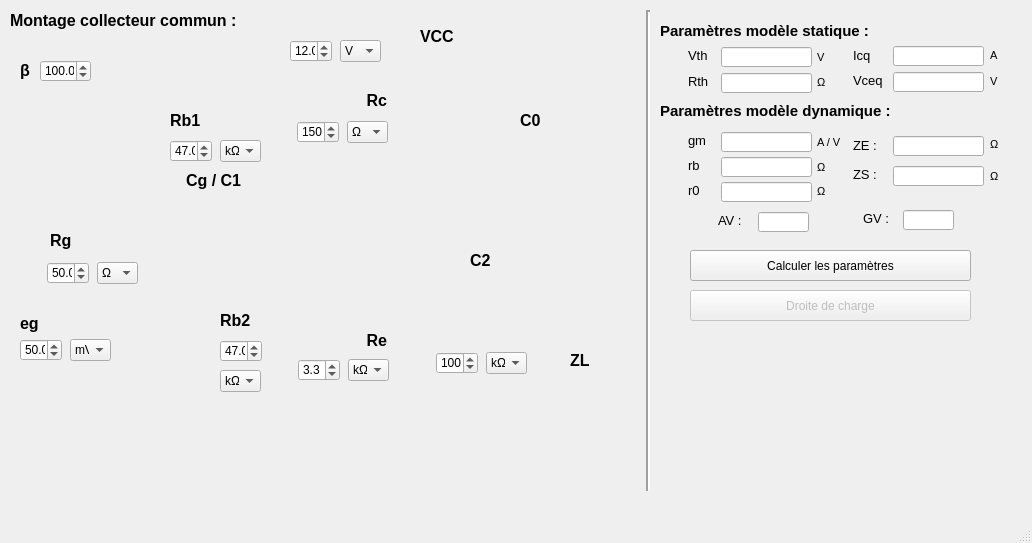
<?xml version="1.0" encoding="UTF-8"?>
<ui version="4.0">
 <class>MainWindow</class>
 <widget class="QMainWindow" name="MainWindow">
  <property name="geometry">
   <rect>
    <x>0</x>
    <y>0</y>
    <width>1032</width>
    <height>543</height>
   </rect>
  </property>
  <property name="windowTitle">
   <string>Calculus transistor - collecteur commun</string>
  </property>
  <widget class="QWidget" name="centralwidget">
   <widget class="QDoubleSpinBox" name="Rb1_V">
    <property name="geometry">
     <rect>
      <x>170</x>
      <y>140</y>
      <width>42</width>
      <height>22</height>
     </rect>
    </property>
    <property name="decimals">
     <number>1</number>
    </property>
    <property name="minimum">
     <double>0.100000000000000</double>
    </property>
    <property name="maximum">
     <double>1000.000000000000000</double>
    </property>
    <property name="singleStep">
     <double>0.100000000000000</double>
    </property>
    <property name="value">
     <double>47.000000000000000</double>
    </property>
   </widget>
   <widget class="QComboBox" name="Rb1_E">
    <property name="geometry">
     <rect>
      <x>220</x>
      <y>140</y>
      <width>41</width>
      <height>22</height>
     </rect>
    </property>
    <property name="currentIndex">
     <number>3</number>
    </property>
    <item>
     <property name="text">
      <string>µΩ</string>
     </property>
    </item>
    <item>
     <property name="text">
      <string>mΩ</string>
     </property>
    </item>
    <item>
     <property name="text">
      <string>Ω</string>
     </property>
    </item>
    <item>
     <property name="text">
      <string>kΩ</string>
     </property>
    </item>
    <item>
     <property name="text">
      <string>MΩ</string>
     </property>
    </item>
    <item>
     <property name="text">
      <string>GΩ</string>
     </property>
    </item>
   </widget>
   <widget class="QDoubleSpinBox" name="Rb2_V">
    <property name="geometry">
     <rect>
      <x>220</x>
      <y>340</y>
      <width>42</width>
      <height>22</height>
     </rect>
    </property>
    <property name="decimals">
     <number>1</number>
    </property>
    <property name="minimum">
     <double>0.100000000000000</double>
    </property>
    <property name="maximum">
     <double>1000.000000000000000</double>
    </property>
    <property name="singleStep">
     <double>0.100000000000000</double>
    </property>
    <property name="value">
     <double>47.000000000000000</double>
    </property>
   </widget>
   <widget class="QComboBox" name="Rb2_E">
    <property name="geometry">
     <rect>
      <x>220</x>
      <y>370</y>
      <width>41</width>
      <height>22</height>
     </rect>
    </property>
    <property name="currentIndex">
     <number>3</number>
    </property>
    <item>
     <property name="text">
      <string>µΩ</string>
     </property>
    </item>
    <item>
     <property name="text">
      <string>mΩ</string>
     </property>
    </item>
    <item>
     <property name="text">
      <string>Ω</string>
     </property>
    </item>
    <item>
     <property name="text">
      <string>kΩ</string>
     </property>
    </item>
    <item>
     <property name="text">
      <string>MΩ</string>
     </property>
    </item>
    <item>
     <property name="text">
      <string>GΩ</string>
     </property>
    </item>
   </widget>
   <widget class="QDoubleSpinBox" name="Re_V">
    <property name="geometry">
     <rect>
      <x>298</x>
      <y>359</y>
      <width>42</width>
      <height>22</height>
     </rect>
    </property>
    <property name="decimals">
     <number>1</number>
    </property>
    <property name="minimum">
     <double>0.100000000000000</double>
    </property>
    <property name="maximum">
     <double>1000.000000000000000</double>
    </property>
    <property name="singleStep">
     <double>0.100000000000000</double>
    </property>
    <property name="value">
     <double>3.300000000000000</double>
    </property>
   </widget>
   <widget class="QComboBox" name="Re_E">
    <property name="geometry">
     <rect>
      <x>348</x>
      <y>359</y>
      <width>41</width>
      <height>22</height>
     </rect>
    </property>
    <property name="currentIndex">
     <number>3</number>
    </property>
    <item>
     <property name="text">
      <string>µΩ</string>
     </property>
    </item>
    <item>
     <property name="text">
      <string>mΩ</string>
     </property>
    </item>
    <item>
     <property name="text">
      <string>Ω</string>
     </property>
    </item>
    <item>
     <property name="text">
      <string>kΩ</string>
     </property>
    </item>
    <item>
     <property name="text">
      <string>MΩ</string>
     </property>
    </item>
    <item>
     <property name="text">
      <string>GΩ</string>
     </property>
    </item>
   </widget>
   <widget class="QDoubleSpinBox" name="Rc_V">
    <property name="geometry">
     <rect>
      <x>297</x>
      <y>121</y>
      <width>42</width>
      <height>22</height>
     </rect>
    </property>
    <property name="decimals">
     <number>1</number>
    </property>
    <property name="minimum">
     <double>0.000000000000000</double>
    </property>
    <property name="maximum">
     <double>1000.000000000000000</double>
    </property>
    <property name="singleStep">
     <double>0.100000000000000</double>
    </property>
    <property name="value">
     <double>150.000000000000000</double>
    </property>
   </widget>
   <widget class="QComboBox" name="Rc_E">
    <property name="geometry">
     <rect>
      <x>347</x>
      <y>121</y>
      <width>41</width>
      <height>22</height>
     </rect>
    </property>
    <property name="currentIndex">
     <number>2</number>
    </property>
    <item>
     <property name="text">
      <string>µΩ</string>
     </property>
    </item>
    <item>
     <property name="text">
      <string>mΩ</string>
     </property>
    </item>
    <item>
     <property name="text">
      <string>Ω</string>
     </property>
    </item>
    <item>
     <property name="text">
      <string>kΩ</string>
     </property>
    </item>
    <item>
     <property name="text">
      <string>MΩ</string>
     </property>
    </item>
    <item>
     <property name="text">
      <string>GΩ</string>
     </property>
    </item>
   </widget>
   <widget class="QDoubleSpinBox" name="ZL_V">
    <property name="geometry">
     <rect>
      <x>436</x>
      <y>352</y>
      <width>42</width>
      <height>22</height>
     </rect>
    </property>
    <property name="decimals">
     <number>1</number>
    </property>
    <property name="minimum">
     <double>0.100000000000000</double>
    </property>
    <property name="maximum">
     <double>1000.000000000000000</double>
    </property>
    <property name="singleStep">
     <double>0.100000000000000</double>
    </property>
    <property name="value">
     <double>100.000000000000000</double>
    </property>
   </widget>
   <widget class="QComboBox" name="ZL_E">
    <property name="geometry">
     <rect>
      <x>486</x>
      <y>352</y>
      <width>41</width>
      <height>22</height>
     </rect>
    </property>
    <property name="currentIndex">
     <number>3</number>
    </property>
    <item>
     <property name="text">
      <string>µΩ</string>
     </property>
    </item>
    <item>
     <property name="text">
      <string>mΩ</string>
     </property>
    </item>
    <item>
     <property name="text">
      <string>Ω</string>
     </property>
    </item>
    <item>
     <property name="text">
      <string>kΩ</string>
     </property>
    </item>
    <item>
     <property name="text">
      <string>MΩ</string>
     </property>
    </item>
    <item>
     <property name="text">
      <string>GΩ</string>
     </property>
    </item>
   </widget>
   <widget class="QDoubleSpinBox" name="Rg_V">
    <property name="geometry">
     <rect>
      <x>47</x>
      <y>262</y>
      <width>42</width>
      <height>22</height>
     </rect>
    </property>
    <property name="decimals">
     <number>1</number>
    </property>
    <property name="minimum">
     <double>0.100000000000000</double>
    </property>
    <property name="maximum">
     <double>1000.000000000000000</double>
    </property>
    <property name="singleStep">
     <double>0.100000000000000</double>
    </property>
    <property name="value">
     <double>50.000000000000000</double>
    </property>
   </widget>
   <widget class="QComboBox" name="Rg_E">
    <property name="geometry">
     <rect>
      <x>97</x>
      <y>262</y>
      <width>41</width>
      <height>22</height>
     </rect>
    </property>
    <property name="currentIndex">
     <number>2</number>
    </property>
    <item>
     <property name="text">
      <string>µΩ</string>
     </property>
    </item>
    <item>
     <property name="text">
      <string>mΩ</string>
     </property>
    </item>
    <item>
     <property name="text">
      <string>Ω</string>
     </property>
    </item>
    <item>
     <property name="text">
      <string>kΩ</string>
     </property>
    </item>
    <item>
     <property name="text">
      <string>MΩ</string>
     </property>
    </item>
    <item>
     <property name="text">
      <string>GΩ</string>
     </property>
    </item>
   </widget>
   <widget class="QComboBox" name="eg_E">
    <property name="geometry">
     <rect>
      <x>70</x>
      <y>339</y>
      <width>41</width>
      <height>22</height>
     </rect>
    </property>
    <property name="editable">
     <bool>false</bool>
    </property>
    <property name="currentIndex">
     <number>0</number>
    </property>
    <item>
     <property name="text">
      <string>mV</string>
     </property>
    </item>
    <item>
     <property name="text">
      <string>V</string>
     </property>
    </item>
   </widget>
   <widget class="QDoubleSpinBox" name="eg_V">
    <property name="geometry">
     <rect>
      <x>20</x>
      <y>339</y>
      <width>42</width>
      <height>22</height>
     </rect>
    </property>
    <property name="decimals">
     <number>1</number>
    </property>
    <property name="minimum">
     <double>0.100000000000000</double>
    </property>
    <property name="maximum">
     <double>1000.000000000000000</double>
    </property>
    <property name="singleStep">
     <double>0.100000000000000</double>
    </property>
    <property name="value">
     <double>50.000000000000000</double>
    </property>
   </widget>
   <widget class="QComboBox" name="Vcc_E">
    <property name="geometry">
     <rect>
      <x>340</x>
      <y>40</y>
      <width>41</width>
      <height>22</height>
     </rect>
    </property>
    <property name="currentIndex">
     <number>1</number>
    </property>
    <item>
     <property name="text">
      <string>mV</string>
     </property>
    </item>
    <item>
     <property name="text">
      <string>V</string>
     </property>
    </item>
   </widget>
   <widget class="QDoubleSpinBox" name="Vcc_V">
    <property name="geometry">
     <rect>
      <x>290</x>
      <y>40</y>
      <width>42</width>
      <height>22</height>
     </rect>
    </property>
    <property name="decimals">
     <number>1</number>
    </property>
    <property name="minimum">
     <double>0.100000000000000</double>
    </property>
    <property name="maximum">
     <double>1000.000000000000000</double>
    </property>
    <property name="singleStep">
     <double>0.100000000000000</double>
    </property>
    <property name="value">
     <double>12.000000000000000</double>
    </property>
   </widget>
   <widget class="QLabel" name="label">
    <property name="geometry">
     <rect>
      <x>120</x>
      <y>13</y>
      <width>513</width>
      <height>492</height>
     </rect>
    </property>
    <property name="text">
     <string/>
    </property>
    <property name="pixmap">
     <pixmap>../images/CC_amplifier.gif</pixmap>
    </property>
   </widget>
   <widget class="QLabel" name="label_2">
    <property name="geometry">
     <rect>
      <x>420</x>
      <y>30</y>
      <width>47</width>
      <height>13</height>
     </rect>
    </property>
    <property name="font">
     <font>
      <family>Arial</family>
      <pointsize>12</pointsize>
      <weight>75</weight>
      <bold>true</bold>
     </font>
    </property>
    <property name="text">
     <string>VCC</string>
    </property>
   </widget>
   <widget class="QLabel" name="label_3">
    <property name="geometry">
     <rect>
      <x>20</x>
      <y>313</y>
      <width>47</width>
      <height>20</height>
     </rect>
    </property>
    <property name="font">
     <font>
      <family>Arial</family>
      <pointsize>12</pointsize>
      <weight>75</weight>
      <bold>true</bold>
     </font>
    </property>
    <property name="text">
     <string>eg</string>
    </property>
   </widget>
   <widget class="QLabel" name="label_4">
    <property name="geometry">
     <rect>
      <x>186</x>
      <y>170</y>
      <width>61</width>
      <height>21</height>
     </rect>
    </property>
    <property name="font">
     <font>
      <family>Arial</family>
      <pointsize>12</pointsize>
      <weight>75</weight>
      <bold>true</bold>
     </font>
    </property>
    <property name="text">
     <string>Cg / C1</string>
    </property>
   </widget>
   <widget class="QLabel" name="label_5">
    <property name="geometry">
     <rect>
      <x>170</x>
      <y>110</y>
      <width>47</width>
      <height>21</height>
     </rect>
    </property>
    <property name="font">
     <font>
      <family>Arial</family>
      <pointsize>12</pointsize>
      <weight>75</weight>
      <bold>true</bold>
     </font>
    </property>
    <property name="text">
     <string>Rb1</string>
    </property>
   </widget>
   <widget class="QLabel" name="label_6">
    <property name="geometry">
     <rect>
      <x>220</x>
      <y>310</y>
      <width>47</width>
      <height>21</height>
     </rect>
    </property>
    <property name="font">
     <font>
      <family>Arial</family>
      <pointsize>12</pointsize>
      <weight>75</weight>
      <bold>true</bold>
     </font>
    </property>
    <property name="text">
     <string>Rb2</string>
    </property>
   </widget>
   <widget class="QLabel" name="label_7">
    <property name="geometry">
     <rect>
      <x>340</x>
      <y>330</y>
      <width>47</width>
      <height>21</height>
     </rect>
    </property>
    <property name="font">
     <font>
      <family>Arial</family>
      <pointsize>12</pointsize>
      <weight>75</weight>
      <bold>true</bold>
     </font>
    </property>
    <property name="text">
     <string>Re</string>
    </property>
    <property name="alignment">
     <set>Qt::AlignRight|Qt::AlignTrailing|Qt::AlignVCenter</set>
    </property>
   </widget>
   <widget class="QLabel" name="label_8">
    <property name="geometry">
     <rect>
      <x>340</x>
      <y>90</y>
      <width>47</width>
      <height>21</height>
     </rect>
    </property>
    <property name="font">
     <font>
      <family>Arial</family>
      <pointsize>12</pointsize>
      <weight>75</weight>
      <bold>true</bold>
     </font>
    </property>
    <property name="text">
     <string>Rc</string>
    </property>
    <property name="alignment">
     <set>Qt::AlignRight|Qt::AlignTrailing|Qt::AlignVCenter</set>
    </property>
   </widget>
   <widget class="QLabel" name="label_9">
    <property name="geometry">
     <rect>
      <x>50</x>
      <y>230</y>
      <width>47</width>
      <height>21</height>
     </rect>
    </property>
    <property name="font">
     <font>
      <family>Arial</family>
      <pointsize>12</pointsize>
      <weight>75</weight>
      <bold>true</bold>
     </font>
    </property>
    <property name="text">
     <string>Rg</string>
    </property>
   </widget>
   <widget class="QLabel" name="label_10">
    <property name="geometry">
     <rect>
      <x>520</x>
      <y>110</y>
      <width>47</width>
      <height>21</height>
     </rect>
    </property>
    <property name="font">
     <font>
      <family>Arial</family>
      <pointsize>12</pointsize>
      <weight>75</weight>
      <bold>true</bold>
     </font>
    </property>
    <property name="text">
     <string>C0</string>
    </property>
   </widget>
   <widget class="QLabel" name="label_11">
    <property name="geometry">
     <rect>
      <x>470</x>
      <y>250</y>
      <width>47</width>
      <height>21</height>
     </rect>
    </property>
    <property name="font">
     <font>
      <family>Arial</family>
      <pointsize>12</pointsize>
      <weight>75</weight>
      <bold>true</bold>
     </font>
    </property>
    <property name="text">
     <string>C2</string>
    </property>
   </widget>
   <widget class="QLabel" name="label_12">
    <property name="geometry">
     <rect>
      <x>570</x>
      <y>350</y>
      <width>47</width>
      <height>21</height>
     </rect>
    </property>
    <property name="font">
     <font>
      <family>Arial</family>
      <pointsize>12</pointsize>
      <weight>75</weight>
      <bold>true</bold>
     </font>
    </property>
    <property name="text">
     <string>ZL</string>
    </property>
   </widget>
   <widget class="Line" name="line">
    <property name="geometry">
     <rect>
      <x>640</x>
      <y>10</y>
      <width>16</width>
      <height>481</height>
     </rect>
    </property>
    <property name="lineWidth">
     <number>2</number>
    </property>
    <property name="orientation">
     <enum>Qt::Vertical</enum>
    </property>
   </widget>
   <widget class="QLabel" name="label_13">
    <property name="geometry">
     <rect>
      <x>10</x>
      <y>10</y>
      <width>231</width>
      <height>21</height>
     </rect>
    </property>
    <property name="font">
     <font>
      <family>Arial</family>
      <pointsize>12</pointsize>
      <weight>75</weight>
      <bold>true</bold>
     </font>
    </property>
    <property name="text">
     <string>Montage collecteur commun :</string>
    </property>
   </widget>
   <widget class="QLabel" name="label_14">
    <property name="geometry">
     <rect>
      <x>660</x>
      <y>20</y>
      <width>231</width>
      <height>21</height>
     </rect>
    </property>
    <property name="font">
     <font>
      <family>Arial</family>
      <pointsize>11</pointsize>
      <weight>75</weight>
      <bold>true</bold>
     </font>
    </property>
    <property name="text">
     <string>Paramètres modèle statique :</string>
    </property>
   </widget>
   <widget class="QLabel" name="label_15">
    <property name="geometry">
     <rect>
      <x>660</x>
      <y>100</y>
      <width>251</width>
      <height>21</height>
     </rect>
    </property>
    <property name="font">
     <font>
      <family>Arial</family>
      <pointsize>11</pointsize>
      <weight>75</weight>
      <bold>true</bold>
     </font>
    </property>
    <property name="text">
     <string>Paramètres modèle dynamique :</string>
    </property>
   </widget>
   <widget class="QLabel" name="label_16">
    <property name="geometry">
     <rect>
      <x>688</x>
      <y>45</y>
      <width>21</width>
      <height>21</height>
     </rect>
    </property>
    <property name="font">
     <font>
      <family>Arial</family>
      <pointsize>10</pointsize>
      <weight>50</weight>
      <bold>false</bold>
     </font>
    </property>
    <property name="text">
     <string>Vth :</string>
    </property>
   </widget>
   <widget class="QLabel" name="label_17">
    <property name="geometry">
     <rect>
      <x>688</x>
      <y>71</y>
      <width>21</width>
      <height>21</height>
     </rect>
    </property>
    <property name="font">
     <font>
      <family>Arial</family>
      <pointsize>10</pointsize>
      <weight>50</weight>
      <bold>false</bold>
     </font>
    </property>
    <property name="text">
     <string>Rth :</string>
    </property>
   </widget>
   <widget class="QLabel" name="label_18">
    <property name="geometry">
     <rect>
      <x>853</x>
      <y>45</y>
      <width>21</width>
      <height>21</height>
     </rect>
    </property>
    <property name="font">
     <font>
      <family>Arial</family>
      <pointsize>10</pointsize>
      <weight>50</weight>
      <bold>false</bold>
     </font>
    </property>
    <property name="text">
     <string>Icq :</string>
    </property>
   </widget>
   <widget class="QLabel" name="label_19">
    <property name="geometry">
     <rect>
      <x>853</x>
      <y>70</y>
      <width>31</width>
      <height>21</height>
     </rect>
    </property>
    <property name="font">
     <font>
      <family>Arial</family>
      <pointsize>10</pointsize>
      <weight>50</weight>
      <bold>false</bold>
     </font>
    </property>
    <property name="text">
     <string>Vceq :</string>
    </property>
   </widget>
   <widget class="QLineEdit" name="L_vth">
    <property name="enabled">
     <bool>true</bool>
    </property>
    <property name="geometry">
     <rect>
      <x>721</x>
      <y>47</y>
      <width>91</width>
      <height>20</height>
     </rect>
    </property>
   </widget>
   <widget class="QLineEdit" name="L_rth">
    <property name="enabled">
     <bool>true</bool>
    </property>
    <property name="geometry">
     <rect>
      <x>721</x>
      <y>73</y>
      <width>91</width>
      <height>20</height>
     </rect>
    </property>
   </widget>
   <widget class="QLineEdit" name="L_vceq">
    <property name="enabled">
     <bool>true</bool>
    </property>
    <property name="geometry">
     <rect>
      <x>893</x>
      <y>72</y>
      <width>91</width>
      <height>20</height>
     </rect>
    </property>
   </widget>
   <widget class="QLineEdit" name="L_icq">
    <property name="enabled">
     <bool>true</bool>
    </property>
    <property name="geometry">
     <rect>
      <x>893</x>
      <y>46</y>
      <width>91</width>
      <height>20</height>
     </rect>
    </property>
   </widget>
   <widget class="QLabel" name="label_20">
    <property name="geometry">
     <rect>
      <x>688</x>
      <y>130</y>
      <width>21</width>
      <height>21</height>
     </rect>
    </property>
    <property name="font">
     <font>
      <family>Arial</family>
      <pointsize>10</pointsize>
      <weight>50</weight>
      <bold>false</bold>
     </font>
    </property>
    <property name="text">
     <string>gm</string>
    </property>
   </widget>
   <widget class="QLabel" name="label_21">
    <property name="geometry">
     <rect>
      <x>688</x>
      <y>155</y>
      <width>21</width>
      <height>21</height>
     </rect>
    </property>
    <property name="font">
     <font>
      <family>Arial</family>
      <pointsize>10</pointsize>
      <weight>50</weight>
      <bold>false</bold>
     </font>
    </property>
    <property name="text">
     <string>rb</string>
    </property>
   </widget>
   <widget class="QLineEdit" name="L_ze">
    <property name="enabled">
     <bool>true</bool>
    </property>
    <property name="geometry">
     <rect>
      <x>893</x>
      <y>136</y>
      <width>91</width>
      <height>20</height>
     </rect>
    </property>
   </widget>
   <widget class="QLabel" name="label_22">
    <property name="geometry">
     <rect>
      <x>853</x>
      <y>135</y>
      <width>31</width>
      <height>21</height>
     </rect>
    </property>
    <property name="font">
     <font>
      <family>Arial</family>
      <pointsize>10</pointsize>
      <weight>50</weight>
      <bold>false</bold>
     </font>
    </property>
    <property name="text">
     <string>ZE :</string>
    </property>
   </widget>
   <widget class="QLineEdit" name="L_rb">
    <property name="enabled">
     <bool>true</bool>
    </property>
    <property name="geometry">
     <rect>
      <x>721</x>
      <y>157</y>
      <width>91</width>
      <height>20</height>
     </rect>
    </property>
   </widget>
   <widget class="QLineEdit" name="L_gm">
    <property name="enabled">
     <bool>true</bool>
    </property>
    <property name="geometry">
     <rect>
      <x>721</x>
      <y>132</y>
      <width>91</width>
      <height>20</height>
     </rect>
    </property>
   </widget>
   <widget class="QLineEdit" name="L_zs">
    <property name="enabled">
     <bool>true</bool>
    </property>
    <property name="geometry">
     <rect>
      <x>893</x>
      <y>166</y>
      <width>91</width>
      <height>20</height>
     </rect>
    </property>
   </widget>
   <widget class="QLabel" name="label_23">
    <property name="geometry">
     <rect>
      <x>853</x>
      <y>164</y>
      <width>31</width>
      <height>21</height>
     </rect>
    </property>
    <property name="font">
     <font>
      <family>Arial</family>
      <pointsize>10</pointsize>
      <weight>50</weight>
      <bold>false</bold>
     </font>
    </property>
    <property name="text">
     <string>ZS :</string>
    </property>
   </widget>
   <widget class="QLineEdit" name="L_r0">
    <property name="enabled">
     <bool>true</bool>
    </property>
    <property name="geometry">
     <rect>
      <x>721</x>
      <y>182</y>
      <width>91</width>
      <height>20</height>
     </rect>
    </property>
   </widget>
   <widget class="QLabel" name="label_24">
    <property name="geometry">
     <rect>
      <x>688</x>
      <y>180</y>
      <width>21</width>
      <height>21</height>
     </rect>
    </property>
    <property name="font">
     <font>
      <family>Arial</family>
      <pointsize>10</pointsize>
      <weight>50</weight>
      <bold>false</bold>
     </font>
    </property>
    <property name="text">
     <string>r0</string>
    </property>
   </widget>
   <widget class="QLineEdit" name="L_av">
    <property name="enabled">
     <bool>true</bool>
    </property>
    <property name="geometry">
     <rect>
      <x>758</x>
      <y>212</y>
      <width>51</width>
      <height>20</height>
     </rect>
    </property>
   </widget>
   <widget class="QLabel" name="label_25">
    <property name="geometry">
     <rect>
      <x>718</x>
      <y>210</y>
      <width>31</width>
      <height>21</height>
     </rect>
    </property>
    <property name="font">
     <font>
      <family>Arial</family>
      <pointsize>10</pointsize>
      <weight>50</weight>
      <bold>false</bold>
     </font>
    </property>
    <property name="text">
     <string>AV :</string>
    </property>
   </widget>
   <widget class="QLabel" name="label_26">
    <property name="geometry">
     <rect>
      <x>863</x>
      <y>208</y>
      <width>31</width>
      <height>21</height>
     </rect>
    </property>
    <property name="font">
     <font>
      <family>Arial</family>
      <pointsize>10</pointsize>
      <weight>50</weight>
      <bold>false</bold>
     </font>
    </property>
    <property name="text">
     <string>GV :</string>
    </property>
   </widget>
   <widget class="QLineEdit" name="L_gv">
    <property name="enabled">
     <bool>true</bool>
    </property>
    <property name="geometry">
     <rect>
      <x>903</x>
      <y>210</y>
      <width>51</width>
      <height>20</height>
     </rect>
    </property>
   </widget>
   <widget class="QPushButton" name="BP_start_calculus">
    <property name="geometry">
     <rect>
      <x>690</x>
      <y>250</y>
      <width>281</width>
      <height>31</height>
     </rect>
    </property>
    <property name="text">
     <string>Calculer les paramètres</string>
    </property>
   </widget>
   <widget class="QLabel" name="label_28">
    <property name="geometry">
     <rect>
      <x>20</x>
      <y>60</y>
      <width>16</width>
      <height>21</height>
     </rect>
    </property>
    <property name="font">
     <font>
      <family>Arial</family>
      <pointsize>12</pointsize>
      <weight>75</weight>
      <bold>true</bold>
     </font>
    </property>
    <property name="text">
     <string>β</string>
    </property>
   </widget>
   <widget class="QDoubleSpinBox" name="beta_V">
    <property name="geometry">
     <rect>
      <x>40</x>
      <y>60</y>
      <width>51</width>
      <height>22</height>
     </rect>
    </property>
    <property name="decimals">
     <number>1</number>
    </property>
    <property name="minimum">
     <double>0.100000000000000</double>
    </property>
    <property name="maximum">
     <double>1000.000000000000000</double>
    </property>
    <property name="singleStep">
     <double>0.100000000000000</double>
    </property>
    <property name="value">
     <double>100.000000000000000</double>
    </property>
   </widget>
   <widget class="QLabel" name="label_30">
    <property name="geometry">
     <rect>
      <x>817</x>
      <y>72</y>
      <width>16</width>
      <height>21</height>
     </rect>
    </property>
    <property name="font">
     <font>
      <family>Arial</family>
      <pointsize>8</pointsize>
      <weight>50</weight>
      <bold>false</bold>
     </font>
    </property>
    <property name="text">
     <string>Ω</string>
    </property>
   </widget>
   <widget class="QLabel" name="label_29">
    <property name="geometry">
     <rect>
      <x>990</x>
      <y>134</y>
      <width>16</width>
      <height>21</height>
     </rect>
    </property>
    <property name="font">
     <font>
      <family>Arial</family>
      <pointsize>8</pointsize>
      <weight>50</weight>
      <bold>false</bold>
     </font>
    </property>
    <property name="text">
     <string>Ω</string>
    </property>
   </widget>
   <widget class="QLabel" name="label_31">
    <property name="geometry">
     <rect>
      <x>990</x>
      <y>166</y>
      <width>16</width>
      <height>21</height>
     </rect>
    </property>
    <property name="font">
     <font>
      <family>Arial</family>
      <pointsize>8</pointsize>
      <weight>50</weight>
      <bold>false</bold>
     </font>
    </property>
    <property name="text">
     <string>Ω</string>
    </property>
   </widget>
   <widget class="QLabel" name="label_32">
    <property name="geometry">
     <rect>
      <x>817</x>
      <y>157</y>
      <width>16</width>
      <height>21</height>
     </rect>
    </property>
    <property name="font">
     <font>
      <family>Arial</family>
      <pointsize>8</pointsize>
      <weight>50</weight>
      <bold>false</bold>
     </font>
    </property>
    <property name="text">
     <string>Ω</string>
    </property>
   </widget>
   <widget class="QLabel" name="label_33">
    <property name="geometry">
     <rect>
      <x>817</x>
      <y>181</y>
      <width>16</width>
      <height>21</height>
     </rect>
    </property>
    <property name="font">
     <font>
      <family>Arial</family>
      <pointsize>8</pointsize>
      <weight>50</weight>
      <bold>false</bold>
     </font>
    </property>
    <property name="text">
     <string>Ω</string>
    </property>
   </widget>
   <widget class="QLabel" name="label_34">
    <property name="geometry">
     <rect>
      <x>817</x>
      <y>132</y>
      <width>31</width>
      <height>21</height>
     </rect>
    </property>
    <property name="font">
     <font>
      <family>Arial</family>
      <pointsize>8</pointsize>
      <weight>50</weight>
      <bold>false</bold>
     </font>
    </property>
    <property name="text">
     <string>A / V</string>
    </property>
   </widget>
   <widget class="QLabel" name="label_35">
    <property name="geometry">
     <rect>
      <x>990</x>
      <y>71</y>
      <width>16</width>
      <height>21</height>
     </rect>
    </property>
    <property name="font">
     <font>
      <family>Arial</family>
      <pointsize>8</pointsize>
      <weight>50</weight>
      <bold>false</bold>
     </font>
    </property>
    <property name="text">
     <string>V</string>
    </property>
   </widget>
   <widget class="QLabel" name="label_36">
    <property name="geometry">
     <rect>
      <x>990</x>
      <y>45</y>
      <width>16</width>
      <height>21</height>
     </rect>
    </property>
    <property name="font">
     <font>
      <family>Arial</family>
      <pointsize>8</pointsize>
      <weight>50</weight>
      <bold>false</bold>
     </font>
    </property>
    <property name="text">
     <string>A</string>
    </property>
   </widget>
   <widget class="QLabel" name="label_37">
    <property name="geometry">
     <rect>
      <x>817</x>
      <y>47</y>
      <width>16</width>
      <height>21</height>
     </rect>
    </property>
    <property name="font">
     <font>
      <family>Arial</family>
      <pointsize>8</pointsize>
      <weight>50</weight>
      <bold>false</bold>
     </font>
    </property>
    <property name="text">
     <string>V</string>
    </property>
   </widget>
   <widget class="QPushButton" name="BP_DDC">
    <property name="enabled">
     <bool>false</bool>
    </property>
    <property name="geometry">
     <rect>
      <x>690</x>
      <y>290</y>
      <width>281</width>
      <height>31</height>
     </rect>
    </property>
    <property name="text">
     <string>Droite de charge</string>
    </property>
   </widget>
   <zorder>label</zorder>
   <zorder>Rb1_V</zorder>
   <zorder>Rb1_E</zorder>
   <zorder>Rb2_V</zorder>
   <zorder>Rb2_E</zorder>
   <zorder>Re_V</zorder>
   <zorder>Re_E</zorder>
   <zorder>Rc_V</zorder>
   <zorder>Rc_E</zorder>
   <zorder>ZL_V</zorder>
   <zorder>ZL_E</zorder>
   <zorder>Rg_V</zorder>
   <zorder>Rg_E</zorder>
   <zorder>eg_E</zorder>
   <zorder>eg_V</zorder>
   <zorder>Vcc_E</zorder>
   <zorder>Vcc_V</zorder>
   <zorder>label_2</zorder>
   <zorder>label_3</zorder>
   <zorder>label_4</zorder>
   <zorder>label_5</zorder>
   <zorder>label_6</zorder>
   <zorder>label_7</zorder>
   <zorder>label_8</zorder>
   <zorder>label_9</zorder>
   <zorder>label_10</zorder>
   <zorder>label_11</zorder>
   <zorder>label_12</zorder>
   <zorder>line</zorder>
   <zorder>label_13</zorder>
   <zorder>label_14</zorder>
   <zorder>label_15</zorder>
   <zorder>label_16</zorder>
   <zorder>label_17</zorder>
   <zorder>label_18</zorder>
   <zorder>label_19</zorder>
   <zorder>L_vth</zorder>
   <zorder>L_rth</zorder>
   <zorder>L_vceq</zorder>
   <zorder>L_icq</zorder>
   <zorder>label_20</zorder>
   <zorder>label_21</zorder>
   <zorder>L_ze</zorder>
   <zorder>label_22</zorder>
   <zorder>L_rb</zorder>
   <zorder>L_gm</zorder>
   <zorder>L_zs</zorder>
   <zorder>label_23</zorder>
   <zorder>L_r0</zorder>
   <zorder>label_24</zorder>
   <zorder>L_av</zorder>
   <zorder>label_25</zorder>
   <zorder>label_26</zorder>
   <zorder>L_gv</zorder>
   <zorder>BP_start_calculus</zorder>
   <zorder>label_28</zorder>
   <zorder>beta_V</zorder>
   <zorder>label_30</zorder>
   <zorder>label_29</zorder>
   <zorder>label_31</zorder>
   <zorder>label_32</zorder>
   <zorder>label_33</zorder>
   <zorder>label_34</zorder>
   <zorder>label_35</zorder>
   <zorder>label_36</zorder>
   <zorder>label_37</zorder>
   <zorder>BP_DDC</zorder>
  </widget>
  <widget class="QMenuBar" name="menubar">
   <property name="geometry">
    <rect>
     <x>0</x>
     <y>0</y>
     <width>1032</width>
     <height>21</height>
    </rect>
   </property>
  </widget>
  <widget class="QStatusBar" name="statusbar"/>
 </widget>
 <resources/>
 <connections/>
</ui>
